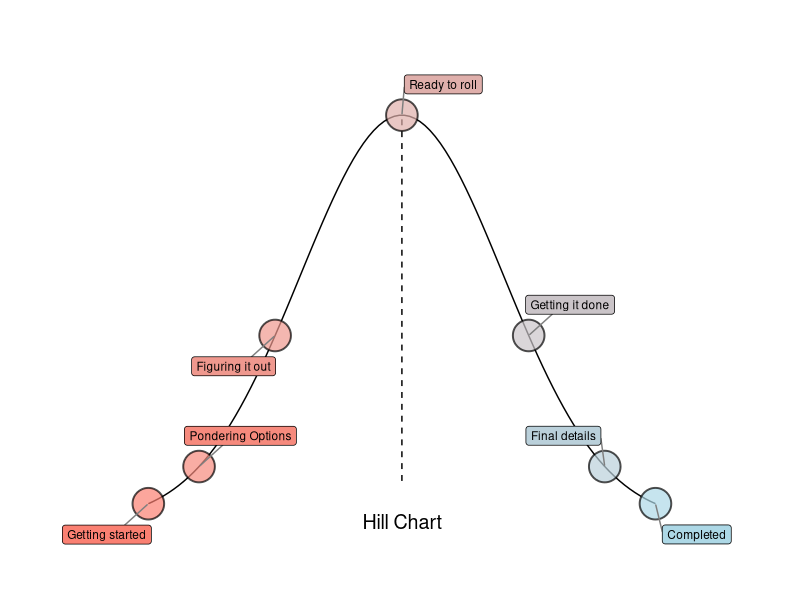

The R script that drew this image:
library(ggplot2)
library(ggrepel)
library(RColorBrewer)


### Get User input
u <- 50
sd <- 20
base <-
  data.frame(x = seq(0, 100, length = 100),
             y = dnorm(seq(0, 100, length = 100), mean = u, sd = sd))

### Example data frame
tasks <-
  data.frame(
    Task = c(
      "Getting started",
      "Pondering Options",
      "Figuring it out",
      "Ready to roll",
      "Getting it done",
      "Final details",
      "Completed"
    ),
    Progress = c(0, 10, 25, 50, 75, 90, 100)
  )
tasks$Position <- dnorm(tasks$Progress, mean = u, sd = sd)
base <-
  data.frame(x = seq(0, 100, length = 100),
             y = dnorm(seq(0, 100, length = 100), mean = u, sd = sd))

### Set up the plot
ggplot(data = NULL, aes()) +
  
  #Cosmetics
  scale_fill_gradientn(
    colors = c("salmon", "lightblue"),
    aesthetics = "fill",
    limits = c(0,100)
  ) +
  scale_x_continuous(limits = c(-20, 120)) +
  scale_y_continuous(limits = c(-max(base$y)*0.1, max(base$y * 1.2))) +
  theme_minimal() +
  theme(
    axis.text.x = element_blank(),
    axis.text.y = element_blank(),
    axis.title.x = element_blank(),
    axis.title.y = element_blank(),
    panel.grid.major = element_blank(),
    panel.grid.minor = element_blank()
  ) +
  annotate(
    geom = "text",
    y = 0,
    x = 50,
    label = "Hill Chart",
    size = 5
  ) +
  annotate(
    geom = "segment",
    y = 0.1 * max(base$y),
    yend = max(base$y),
    x = 50,
    xend = 50,
    linetype = 2,
    lwd = 0.5
  ) +
  
  
  
  #Add hill line
  geom_line(data = base, aes(x, y)) +
  
  #Add points
  geom_point(
    data = tasks,
    aes(
      x = tasks$Progress,
      y = tasks$Position,
      color = tasks$Progress,
      fill = tasks$Progress
    ),
    size = 10,
    show.legend = FALSE,
    alpha = 0.7,
    shape = 21,
    color = "black",
    stroke = 1
  ) +
  #Add labels
  geom_label_repel(
    data = tasks,
    aes(
      x = tasks$Progress,
      y = tasks$Position,
      label = tasks$Task,
      color = tasks$Progress,
      fill = tasks$Progress
    ),
    show.legend = FALSE,
    force = 5,
    direction = "both",
    vjust = 0.5,
    hjust = 0.5,
    size = 3,
    box.padding = 1,
    segment.color = "grey50",
    segment.size = 0.5,
    color = "black"
  )
  
